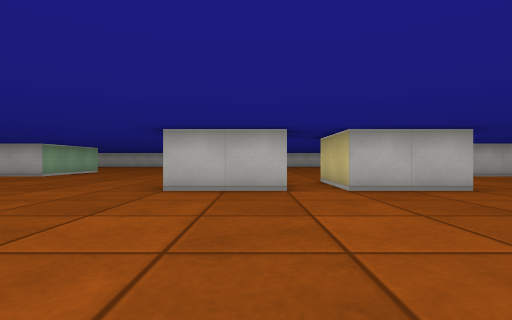
[1] (above)

20 first-person views from a walk through a cub3D ray-caster map. The camera is about half as high as the walls, looks level and sees 85° across. The floor is counted in squares. Each view is taken from the middle of a square. On the plan, view 1 faces up. The plan holds only what a view shows up to about 9 squares ahead; the rest is blank.

[2]
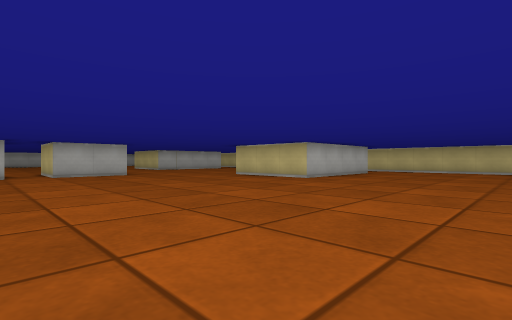

[3]
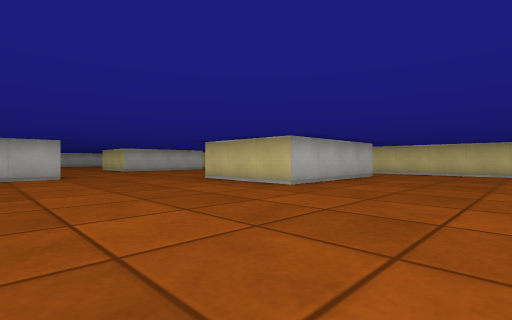

[4]
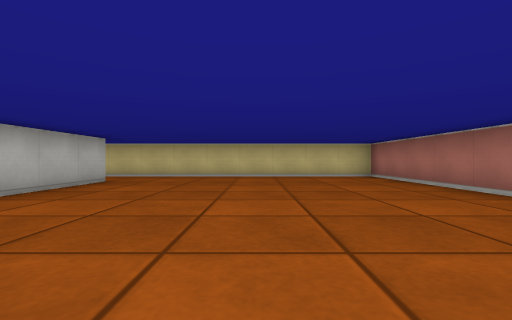

[5]
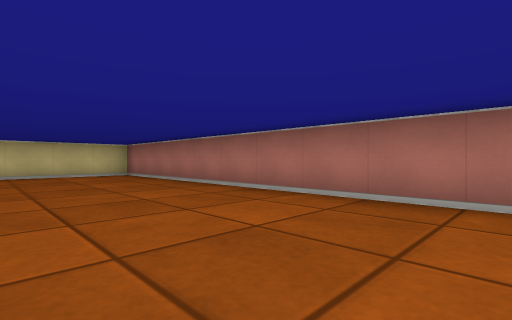

[6]
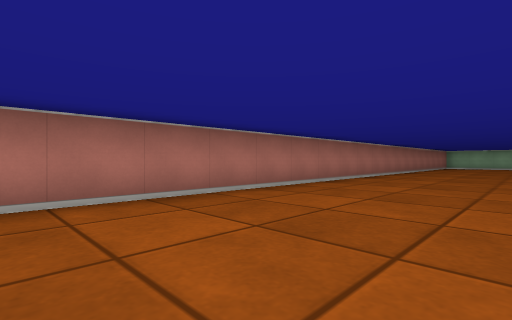

[7]
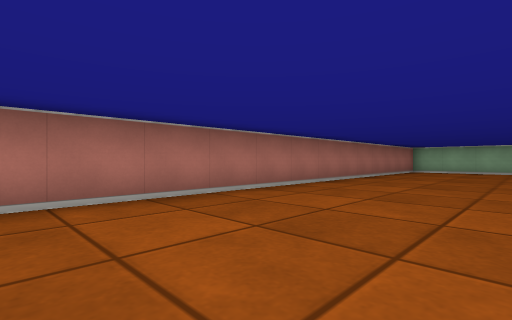

[8]
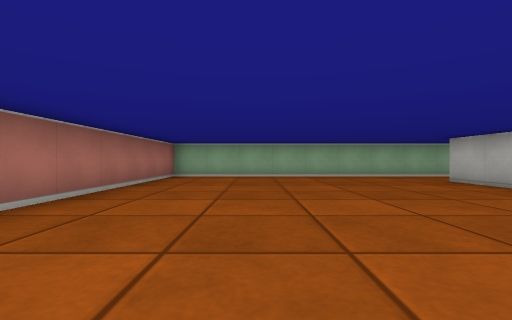

[9]
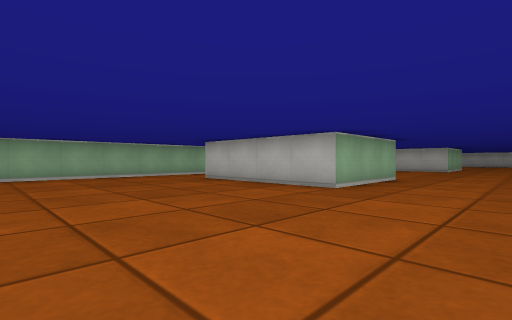

[10]
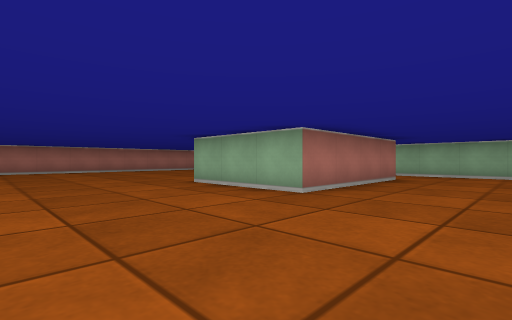

[11]
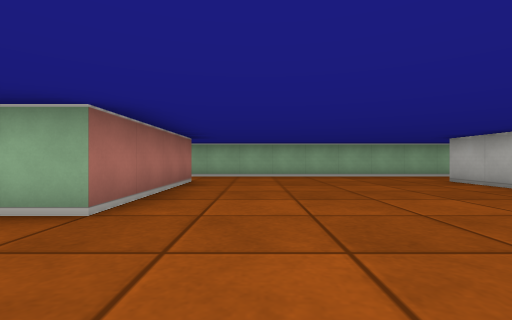

[12]
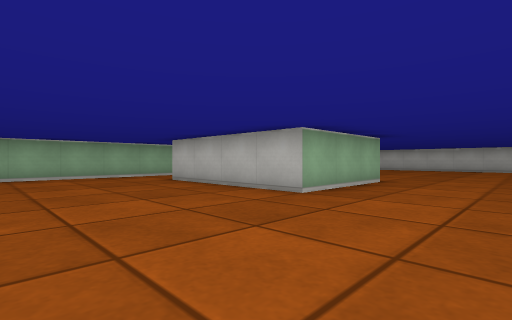

[13]
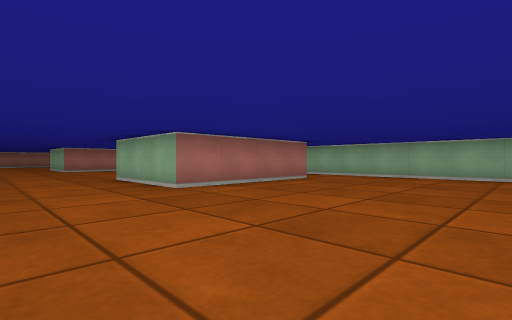

[14]
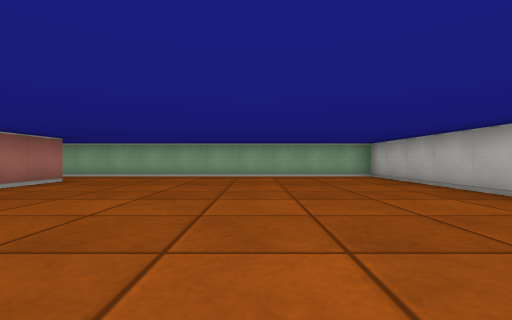

[15]
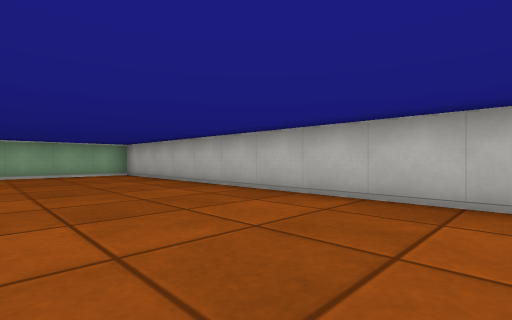

[16]
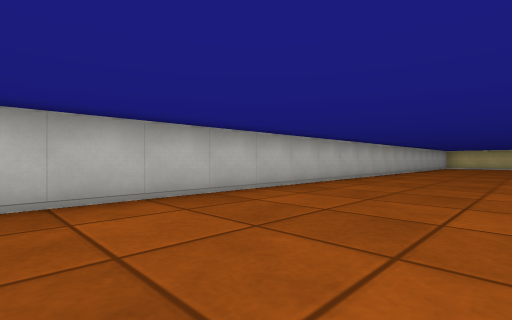

[17]
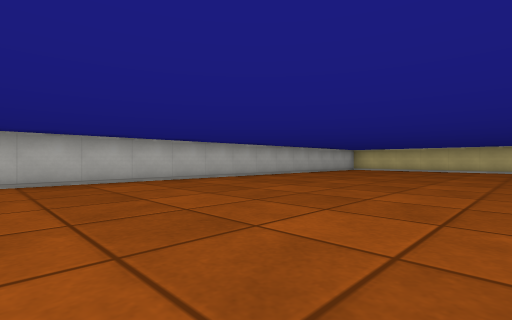

[18]
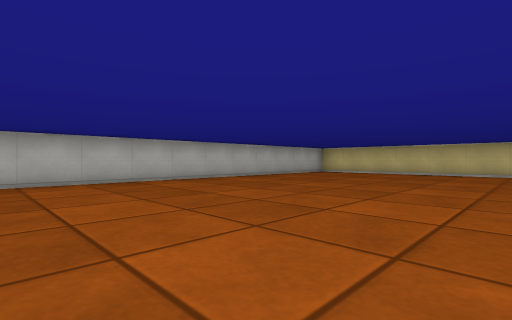

[19]
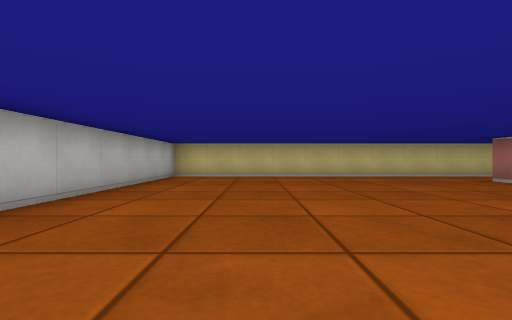

[20]
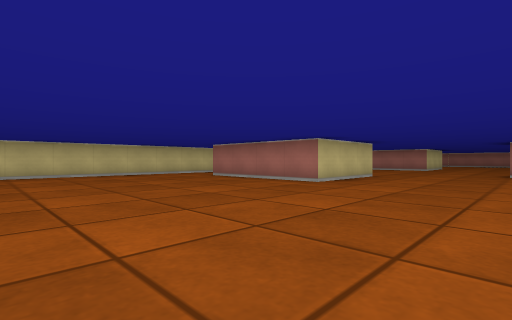

### Floor plan
Points are (right, up) in squares from view 1. A wall is a line through its corners. A room is listed if a view was taken in it or the views show most of it. See-through windows are left out.
Room 1 (views 1, 2, 3, 4, 5, 6, 7, 8, 9, 10, 11, 12, 13, 14, 15, 16, 17, 18, 19, 20)
walls: (0.5, 4.5) (-1.5, 4.5); (3.6, 4.5) (1.5, 4.5) (1.5, 6.5); (7.9, 8.5) (6.5, 8.5) (6.5, 11.5) (10.5, 11.5); (-10.5, 2.5) (-6.5, 2.5) (-6.5, -0.5) (-10.5, -0.5); (-10.5, 11.5) (-6.5, 11.5) (-6.5, 8.5) (-10.5, 8.5); (12.5, 9.8) (12.5, 19.5) (-12.5, 19.5) (-12.5, -7.5) (12.5, -7.5) (12.5, 0.6); (10.5, -0.5) (6.5, -0.5) (6.5, 2.5)

Positions as (right, up) in squares from view 1, and headings:
1: (0, 0), facing up
2: (0, -5), facing up-right
3: (2, -4), facing up-right
4: (4, -4), facing right
5: (3, -4), facing down-right
6: (6, -4), facing down-left
7: (0, -4), facing down-left
8: (-4, -5), facing left
9: (-4, -5), facing up-left
10: (-3, 5), facing down-left
11: (-4, 4), facing left
12: (-4, 5), facing up-left
13: (-4, 16), facing down-left
14: (-4, 16), facing left
15: (-3, 16), facing up-left
16: (-6, 16), facing up-right
17: (-1, 13), facing up-right
18: (2, 13), facing up-right
19: (4, 17), facing right
20: (3, 17), facing down-right
